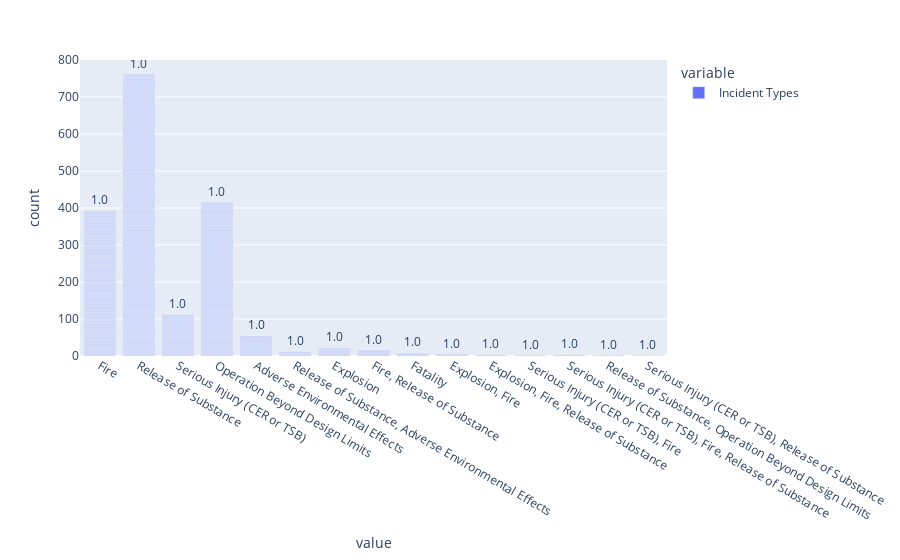

The code cell stored with this chart in its notebook:
### Code cell
px.bar(data['Incident Types'].sort_index(ascending=False), text_auto='.2s')

### Figure 1 — Plotly figure (JSON) as saved in the notebook; plotly's stock layout.template omitted (floating-point values rounded to 4 significant figures; data arrays with more than 128 entries replaced by an {"elided": "..."} marker saying what was removed)
{"data": [{"alignmentgroup": "True", "hovertemplate": "variable=Incident Types<br>value=%{x}<br>count=%{y}<extra></extra>", "legendgroup": "Incident Types", "marker": {"color": "#636efa", "pattern": {"shape": ""}}, "name": "Incident Types", "offsetgroup": "Incident Types", "orientation": "v", "showlegend": true, "textposition": "auto", "texttemplate": "%{y:.2s}", "type": "bar", "x": {"elided": "1795 str values"}, "xaxis": "x", "y": {"elided": "1795 int values"}, "yaxis": "y"}], "layout": {"barmode": "relative", "legend": {"title": {"text": "variable"}, "tracegroupgap": 0}, "margin": {"t": 60}, "xaxis": {"anchor": "y", "domain": [0, 1], "title": {"text": "value"}}, "yaxis": {"anchor": "x", "domain": [0, 1], "title": {"text": "count"}}}}
